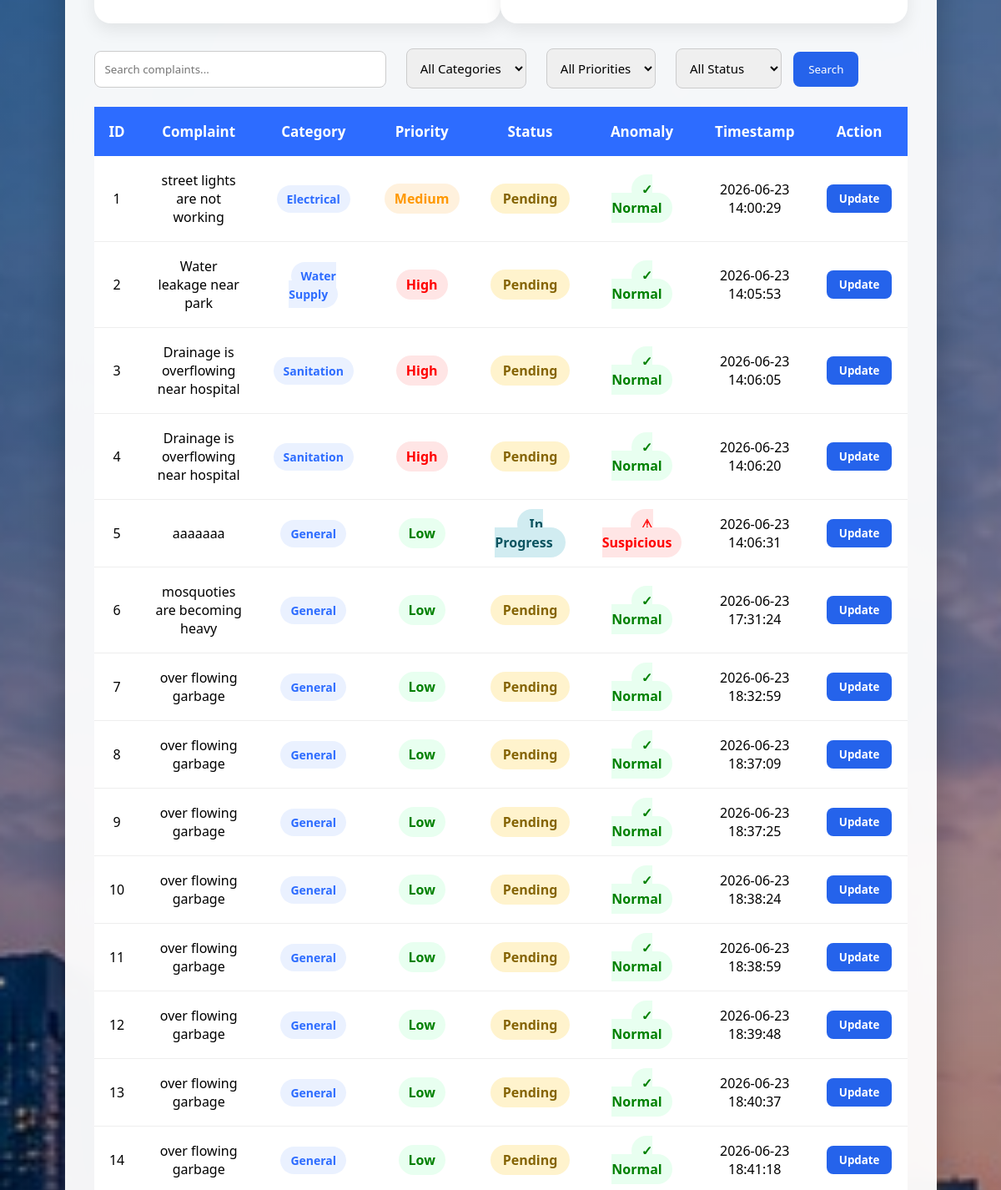
Page /dashboard (middle part) on the earlier database version.
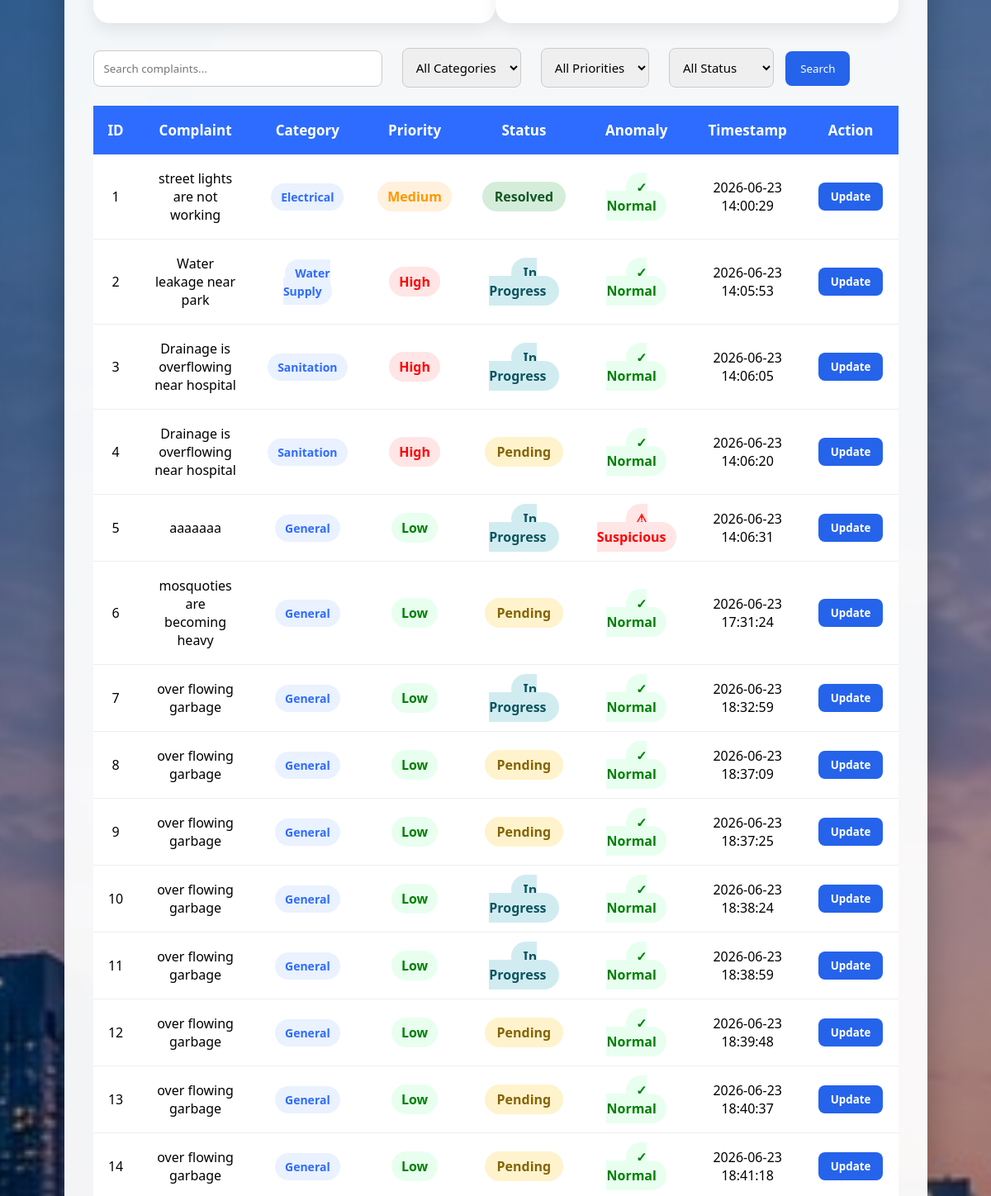
Same page on the later database version.
### tables this page shows
CREATE TABLE complaints (
        id INTEGER PRIMARY KEY AUTOINCREMENT,
        text TEXT NOT NULL,
        category TEXT,
        priority TEXT,
        is_anomaly INTEGER DEFAULT 0,
        timestamp TEXT DEFAULT CURRENT_TIMESTAMP
    , status TEXT DEFAULT 'Pending');

### app.py (the view)
@app.route('/dashboard')
def dashboard():
    search = request.args.get('search', '')
    category = request.args.get('category', '')
    priority = request.args.get('priority', '')
    status = request.args.get('status', '')
    conn = sqlite3.connect('sample_database.db')
    cursor = conn.cursor()
    query = "SELECT * FROM complaints WHERE 1=1"
    params = []
    if search:
      query += " AND text LIKE ?"
      params.append('%' + search + '%')
    if category:
      query += " AND category=?"
      params.append(category)
    if priority:
      query += " AND priority=?"
      params.append(priority)
    if status:
      query += " AND status=?"
      params.append(status)
    cursor.execute(query, params)
    complaints = cursor.fetchall()
    cursor.execute(
        "SELECT COUNT(*) FROM complaints"
    )
    total = cursor.fetchone()[0]
    cursor.execute(
        """
        SELECT COUNT(*) FROM complaints
        WHERE category='Electrical'
        """
    )
    electrical = cursor.fetchone()[0]
    cursor.execute(
        """
        SELECT COUNT(*) FROM complaints
        WHERE category='Water Supply'
        """
    )
    water = cursor.fetchone()[0]
    cursor.execute(
        """
        SELECT COUNT(*) FROM complaints
        WHERE category='Sanitation'
        """
    )
    sanitation = cursor.fetchone()[0]
    cursor.execute(
    """
    SELECT COUNT(*) FROM complaints
    WHERE category='General'
    """
    )
    general = cursor.fetchone()[0]
    cursor.execute(
        """
        SELECT COUNT(*) FROM complaints
        WHERE is_anomaly=1
        """
    )
    suspicious = cursor.fetchone()[0]
    cursor.execute(
        """
        SELECT COUNT(*) FROM complaints
        WHERE status='Pending'
        """
    )
    pending = cursor.fetchone()[0]
    cursor.execute(
        """
        SELECT COUNT(*) FROM complaints
        WHERE status='In Progress'
        """
    )
    in_progress = cursor.fetchone()[0]
    cursor.execute(
        """
        SELECT COUNT(*) FROM complaints
        WHERE status='Resolved'
        """
        )
    resolved = cursor.fetchone()[0]
    cursor.execute(
        """
        SELECT COUNT(*) FROM complaints
        WHERE priority='High'
        """
        )
    high_priority = cursor.fetchone()[0]
    cursor.execute(
        """
        SELECT COUNT(*) FROM complaints
        WHERE priority='Medium'
        """
        )
    medium_priority = cursor.fetchone()[0]
    cursor.execute(
        """
        SELECT COUNT(*) FROM complaints
        WHERE priority='Low'
        """
        )
    low_priority = cursor.fetchone()[0]
    conn.close()
    return render_template(
        'dashboard.html',
        complaints=complaints,
        total=total,
        electrical=electrical,
        water=water,
        sanitation=sanitation,
        general=general,
        suspicious=suspicious,
        search=search,
        category=category,
        pending=pending,
        in_progress=in_progress,
        resolved=resolved,
        high_priority=high_priority,
        medium_priority=medium_priority,
        low_priority=low_priority
    )

### templates/dashboard.html (shortened to what this page needs)
<!DOCTYPE html>
<html>
<head>
    <link rel="stylesheet"
    href="{{ url_for('static', filename='style.css') }}">
</head>
<body>
    <div class="dashboard-wrapper">
        <div class="dashboard-card">
            <div class="charts-container">
             <div class="chart-card">
            </div>
            <div class="chart-card">
            </div>
            </div>
            <form method="GET" action="/dashboard" class="search-form">
            <input
            type="text"
            name="search"
            placeholder="Search complaints..."
            value="{{ search }}"
            class="search-input">
            <select name="category" class="filter-select">
            <option value="">All Categories</option>
            </select>
            <select name="priority" class="filter-select">
            <option value="">All Priorities</option>
            </select>
            <select name="status" class="filter-select">
            <option value="">All Status</option>
            </select>
            <button type="submit" class="search-btn">
            Search
            </button>
            </form>
            <br>
            <table>
                <tr>
                    <th>ID</th>
                    <th>Complaint</th>
                    <th>Category</th>
                    <th>Priority</th>
                    <th>Status</th>
                    <th>Anomaly</th>
                    <th>Timestamp</th>
                    <th>Action</th>
                </tr>
                {% for complaint in complaints %}
                <tr>
                    <td>{{ complaint[0] }}</td>
                    <td>{{ complaint[1] }}</td>
                    <td>
                        <span class="category">
                            {{ complaint[2] }}
                        </span>
                    </td>
                    <td>
                        {% if complaint[3] == 'High' %}
                        <span class="high">
                            {{ complaint[3] }}
                        </span>
                        {% elif complaint[3] == 'Medium' %}
                        <span class="medium">
                            {{ complaint[3] }}
                        </span>
                        {% else %}
                        <span class="low">
                            {{ complaint[3] }}
                        </span>
                        {% endif %}
                    </td>
                    <td>
                    {% if complaint[6] == "Pending" %}
                    <span class="pending">
                    Pending
                    </span>
                     {% elif complaint[6] == "In Progress" %}
                    <span class="progress">
                    In Progress
                    </span>
                    {% else %}
                    <span class="resolved">
                    Resolved
                    </span>
                    {% endif %}
                    </td>
                    <td>
                        {% if complaint[4] == 1 %}
                        <span class="suspicious">
                            ⚠ Suspicious
                        </span>
                        {% else %}
                        <span class="normal">
                            ✓ Normal
                        </span>
                        {% endif %}
                    </td>
                    <td>{{ complaint[5] }}</td>
                    <td>
                    <a href="/update_status/{{ complaint[0] }}">
                    <button class="update-btn">
                    Update
                    </button>
                    </a>
                    </td>
                </tr>
                {% endfor %}
            </table>
        </div>
    </div>
</body>
</html>

### static/style.css (style rules this page uses)
* { margin:0; padding:0; box-sizing:border-box; font-family:'Segoe UI',sans-serif; }
body { background: linear-gradient( rgba(0,0,0,0.35), rgba(0,0,0,0.35) ), url("/static/city.jpg"); background-size:cover; background-position:center; background-repeat:no-repeat; background-attachment:fixed; min-height:100vh; }
.dashboard-card { width:95%; max-width:1400px; margin:50px auto; background:rgba(255,255,255,0.95); backdrop-filter:blur(10px); border-radius:25px; padding:40px; box-shadow:0 15px 40px rgba(0,0,0,0.25); }
table { width:100%; border-collapse:collapse; }
th { background:#2d6cff; color:white; padding:18px; font-size:18px; }
td { padding:15px; border-bottom:1px solid #ddd; text-align:center; }
tr:nth-child(even) { background:#f8f9fc; }
.normal { color:green; font-weight:bold; }
.suspicious { color:red; font-weight:bold; }
.dashboard-wrapper { display:flex; justify-content:center; padding:50px; }
.dashboard-card { width:95%; max-width:1300px; background:rgba(255,255,255,0.95); border-radius:25px; padding:35px; box-shadow:0 15px 40px rgba(0,0,0,0.25); }
th { background:#2d6cff; color:white; padding:18px; font-size:17px; }
td { background:white; padding:18px; text-align:center; border-bottom:1px solid #eee; }
.category { background:#eaf1ff; color:#2d6cff; padding:7px 12px; border-radius:20px; font-size:14px; font-weight:bold; }
.high { background:#ffe5e5; color:red; padding:7px 12px; border-radius:20px; font-weight:bold; }
.medium { background:#fff1dd; color:#ff9800; padding:7px 12px; border-radius:20px; font-weight:bold; }
.low { background:#e8fff0; color:green; padding:7px 12px; border-radius:20px; font-weight:bold; }
.normal { background:#e8fff0; color:green; padding:7px 12px; border-radius:20px; font-weight:bold; }
.suspicious { background:#ffe5e5; color:red; padding:7px 12px; border-radius:20px; font-weight:bold; }
.pending { background:#fff3cd; color:#856404; padding:7px 15px; border-radius:20px; font-weight:bold; }
.progress { background:#d1ecf1; color:#0c5460; padding:7px 15px; border-radius:20px; font-weight:bold; }
.resolved { background:#d4edda; color:#155724; padding:7px 15px; border-radius:20px; font-weight:bold; }
.update-btn { background:#2563eb; color:white; border:none; padding:8px 15px; border-radius:8px; cursor:pointer; font-weight:600; }
input[type="text"] { width:350px; padding:12px; border:1px solid #ccc; border-radius:8px; margin-right:10px; }
form button { background:#2563eb; color:white; border:none; padding:12px 18px; border-radius:8px; cursor:pointer; }
.filter-select { padding:12px; border:1px solid #ccc; border-radius:8px; margin-left:10px; margin-right:10px; font-size:15px; }
.charts-container { display:flex; justify-content:center; margin:30px 0; }
.chart-card { width:100%; max-width:650px; background:white; border-radius:20px; padding:25px; box-shadow:0 8px 20px rgba(0,0,0,0.08); text-align:center; }

Differences in the rows shown:
changed complaints "street lights are not working": status "Pending" → "Resolved"
changed complaints "Water leakage near park": status "Pending" → "In Progress"
changed complaints id 3: status "Pending" → "In Progress"
changed complaints id 7: status "Pending" → "In Progress"
changed complaints id 10: status "Pending" → "In Progress"
changed complaints id 11: status "Pending" → "In Progress"
